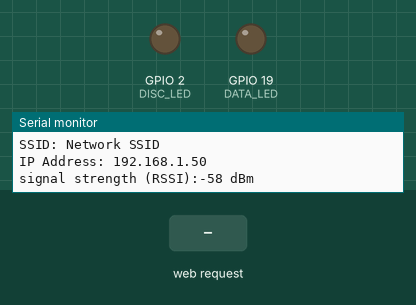
Recording of a sketch running on a simulated ESP32. Shown: output pins drawn as LEDs (lit = HIGH), the last lines printed to the serial monitor. The test bench sets the inputs (shaded band). WiFi joins after 1.5 s; servers stay silent unless stated.

Above: at 11.2 s.
11.3 s: HTTP request GET /EXIT received
At 12.92 s:
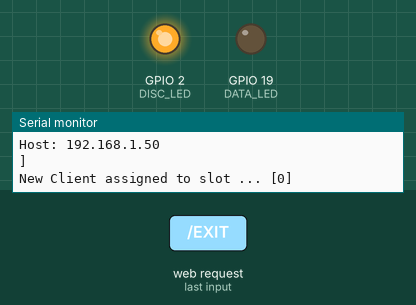
Timing chart, 0 to 14.6 s (numbered marks = the images above; inputs shaded):
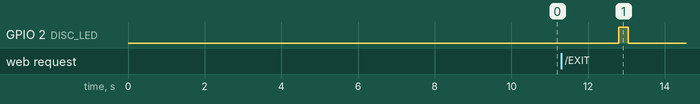

The sketch:

WiFiChatServer_rev2.ino
```cpp
/*
 Multi Client Chat Server

 created 7/09/2020
 by William N. Duong
 modified 7/11/2020
 by William N. Duong

 */
#include <chatServerFN.h>

WiFiServer server(8405);

void setup()
{
  pinMode(DATA_LED, OUTPUT);
  pinMode(DISC_LED, OUTPUT);

  //Initialize serial and wait for port to open:
  Serial.begin(115200);

  // attempt to connect to Wifi network:
  while ( status != WL_CONNECTED) {
    Serial.printf("Attempting to connect to SSID: %s\n", ssid);

    // Connect to WPA/WPA2 network. Change this line if using open or WEP network:
    status = WiFi.begin(ssid, pass);

    // wait 10 seconds for connection:
    delay(5000);
  }

  // start the server:
  server.begin();

  // you're connected now, so print out the status:
  printWifiStatus();
 }

void loop() {
  // IF NEW CLIENT IS SIGNALING FOR CONNECTION TO BE MADE //
  WiFiClient client = server.available();

  if (client)
  {
    // (0) WAIT FOR CLIENT TO SEND PREAMBLE //
    while (!client.available())
      delay(50);

    // (1) GET IDENTIFIER-PREAMBLE SENT BY CLIENT. NOTE: may not always be IP address //
    string identifier;
    while (client.available())
    {
      char newChar = client.read();
      identifier += newChar;
    }

    const char *startOfMessage = identifier.c_str();
    Serial.printf("Checkpoint 0: New Client connected at ...  [%s]\n", startOfMessage);

    // (2) CREATE NEW 'WorkerThread' USING INCOMING CLIENT //
    // AND INSERT INTO ARRAY OF AVAILABLE SLOTS //
    for (int i = 0; i < MAX_CLIENTS; ++i)
      if (onlineClients[i] == NULL) // i.e. if this slot is available
      {
        onlineClients[i] = new WorkerThread (client, identifier);
        Serial.printf ("New Client assigned to slot ... [%d]\n",i);
        break;
      }
  }

  // (3) PROCEED TO LOOP THROUGH ANY ONLINE CLIENTS THAT HAVE PACKETS AVAILABLE TO SEND //
  for (int i = 0; i < MAX_CLIENTS; ++i)
    if (onlineClients[i] != NULL && onlineClients[i]->getClient().available()) // if present + available
    {
      Serial.printf ("Checkpoint 1: Message from Client [%d]\n", i);

      // (3a) COLLECT MESSAGE FROM CLIENT //
      string message;
      while (onlineClients[i]->getClient().available())
      {
        digitalWrite(DATA_LED, HIGH);
        char newChar = onlineClients[i]->getClient().read();
        message += newChar;
        digitalWrite(DATA_LED, LOW);
      }

      // EXIT CONDITION, CLIENT LOGS OUT GRACEFULLY //
      if (message == "EXIT")
      {
        onlineClients[i]->getClient().print(LOGOUT);

        disconnectClient(onlineClients[i], i);
        break;
      }

      // (3b) IF NOT EXIT CONDITION, PARSE MESSAGE INTO PACKETS OF DATA //
      string packets [3];
      packetParser(message, "@", packets);
      const char *startOfMessage = message.c_str();
      bool wasGoodReroute = false;

      // (4) FIND APPROPRIATE RECIPIENT (based on packet[1]) OF MESSAGE AND RE-ROUTE //
      for(int j = 0; j < MAX_CLIENTS; ++j)
        // VERIFY CORRECT RECIPIENT AND CHECK ONLINE STATUS (redundant???) //
        if (onlineClients[j] != NULL && onlineClients[j]->getIdentifier() == packets[1] && onlineClients[j]->getStatus())
        {
          onlineClients[j]->getClient().println(startOfMessage);
          wasGoodReroute = true;
          break;
        }

      if (!wasGoodReroute)
        Serial.println("Checkpoint 2: No recipient found");

      Serial.printf("Checkpoint 3: '%s'\n", startOfMessage);
    }
    else if (onlineClients[i] != NULL && !onlineClients[i]->getClient().connected())
      disconnectClient(onlineClients[i], i); // client disconnected without sending LOGOUT
}
```

chatServerFN.h
```cpp
#ifndef CHATSERVERFN_H
#define CHATSERVERFN_H

#include <SPI.h>
#include <WiFi.h>
#include <pthread.h>

using namespace std;

#define DATA_LED 19
#define DISC_LED 2
#define MAX_CLIENTS 10

const char LOGOUT [] = "LOGOUT";
int status = WL_IDLE_STATUS;

char ssid[] = "Network SSID"; //  your network SSID (name)
char pass[] = "Network Password";    // your network password (use for WPA, or use as key for WEP)

class WorkerThread
{
  private:
  WiFiClient client;
  string identifier;
  bool online = false;

  public:
  // CONSTRUCTORS //
  WorkerThread () {}
  WorkerThread (WiFiClient client, string identifier)
  {
    setClient (client);
    setIdentifier (identifier);
    setStatus (true);

    client.print("CONNECTION ESTABLISHED...\n");
  }

  // ACCESSORS //
  WiFiClient getClient () { return this->client; }
  string getIdentifier () { return this->identifier; }
  bool getStatus () { return this->online; }

  // MUTATORS //
  void setClient (WiFiClient copy) { this->client = copy; }
  void setIdentifier (string identifier) { this->identifier = identifier; }
  void setStatus (bool online) { this->online = online; }

  // MISC //
  bool equals (WorkerThread secondObj)
  {
    return (this->identifier == secondObj.getIdentifier());
  }
};

WorkerThread *onlineClients [MAX_CLIENTS] = { NULL };

void printWifiStatus()
{
  // print the SSID of the network you're attached to:
  Serial.print("SSID: ");      // for some reason, cannot use templated strings
  Serial.println(WiFi.SSID()); // with WiFi.SSID() or .RSSI() (???)

  // print your WiFi shield's IP address:
  IPAddress ip = WiFi.localIP();
  Serial.print("IP Address: ");
  Serial.println(ip);

  // print the received signal strength:
  long rssi = WiFi.RSSI();
  Serial.print("signal strength (RSSI):");
  Serial.print(rssi);
  Serial.println(" dBm");
}

void packetParser (string packet, string delimiters, string tokens [3])
{
  int pos = 0;
  int index = 0;

  while ((pos = packet.find(delimiters)) != string::npos)
  {
    tokens [index] = packet.substr(0, pos);
    index++;
    packet.erase(0, pos + delimiters.length());
  }

  tokens[index] = packet;
}

void disconnectClient (WorkerThread* workerThread, int index)
{
  digitalWrite(DISC_LED, HIGH);

  workerThread->setStatus(false);
  workerThread->getClient().stop();
  delete onlineClients[index];
  onlineClients[index] = NULL;
  delay(250);

  Serial.println("Checkpoint EXIT");

  digitalWrite(DISC_LED, LOW);
}

#endif
```

Measured:
- after the input at 11.3 s, GPIO 2 (DISC_LED): LOW → HIGH after 1.5 s, → LOW 0.25 s later
